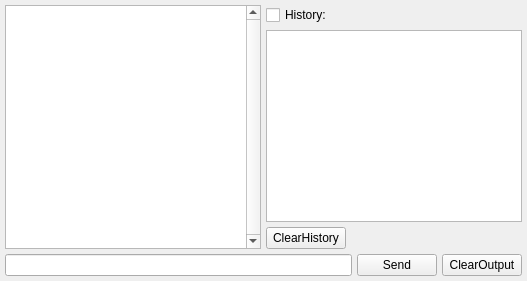
      <widget class="QWidget" name="rawTab">
       <attribute name="title">
        <string>RawCommand</string>
       </attribute>
       <layout class="QVBoxLayout" name="verticalLayout_4">
        <property name="spacing">
         <number>5</number>
        </property>
        <property name="leftMargin">
         <number>5</number>
        </property>
        <property name="topMargin">
         <number>5</number>
        </property>
        <property name="rightMargin">
         <number>5</number>
        </property>
        <property name="bottomMargin">
         <number>5</number>
        </property>
        <item>
         <layout class="QHBoxLayout" name="horizontalLayout_6">
          <item>
           <widget class="QPlainTextEdit" name="Raw_outputEdit">
            <property name="sizePolicy">
             <sizepolicy hsizetype="Expanding" vsizetype="Expanding">
              <horstretch>2</horstretch>
              <verstretch>0</verstretch>
             </sizepolicy>
            </property>
            <property name="verticalScrollBarPolicy">
             <enum>Qt::ScrollBarAlwaysOn</enum>
            </property>
            <property name="sizeAdjustPolicy">
             <enum>QAbstractScrollArea::AdjustIgnored</enum>
            </property>
            <property name="readOnly">
             <bool>true</bool>
            </property>
           </widget>
          </item>
          <item>
           <layout class="QVBoxLayout" name="verticalLayout_3">
            <item>
             <widget class="QCheckBox" name="Raw_CMDHistoryBox">
              <property name="layoutDirection">
               <enum>Qt::LeftToRight</enum>
              </property>
              <property name="text">
               <string>History:</string>
              </property>
              <property name="tristate">
               <bool>false</bool>
              </property>
             </widget>
            </item>
            <item>
             <widget class="QListWidget" name="Raw_CMDHistoryWidget">
              <property name="sizePolicy">
               <sizepolicy hsizetype="Expanding" vsizetype="Expanding">
                <horstretch>1</horstretch>
                <verstretch>0</verstretch>
               </sizepolicy>
              </property>
              <property name="contextMenuPolicy">
               <enum>Qt::PreventContextMenu</enum>
              </property>
             </widget>
            </item>
            <item>
             <widget class="QPushButton" name="Raw_clearHistoryButton">
              <property name="sizePolicy">
               <sizepolicy hsizetype="Fixed" vsizetype="Fixed">
                <horstretch>0</horstretch>
                <verstretch>0</verstretch>
               </sizepolicy>
              </property>
              <property name="layoutDirection">
               <enum>Qt::LeftToRight</enum>
              </property>
              <property name="text">
               <string>ClearHistory</string>
              </property>
             </widget>
            </item>
           </layout>
          </item>
         </layout>
        </item>
        <item>
         <layout class="QHBoxLayout" name="horizontalLayout_3">
          <property name="sizeConstraint">
           <enum>QLayout::SetMaximumSize</enum>
          </property>
          <item>
           <widget class="QLineEdit" name="Raw_CMDEdit">
            <property name="clearButtonEnabled">
             <bool>true</bool>
            </property>
           </widget>
          </item>
          <item>
           <widget class="QPushButton" name="Raw_sendCMDButton">
            <property name="text">
             <string>Send</string>
            </property>
           </widget>
          </item>
          <item>
           <widget class="QPushButton" name="Raw_clearOutputButton">
            <property name="text">
             <string>ClearOutput</string>
            </property>
           </widget>
          </item>
         </layout>
        </item>
       </layout>
      </widget>
